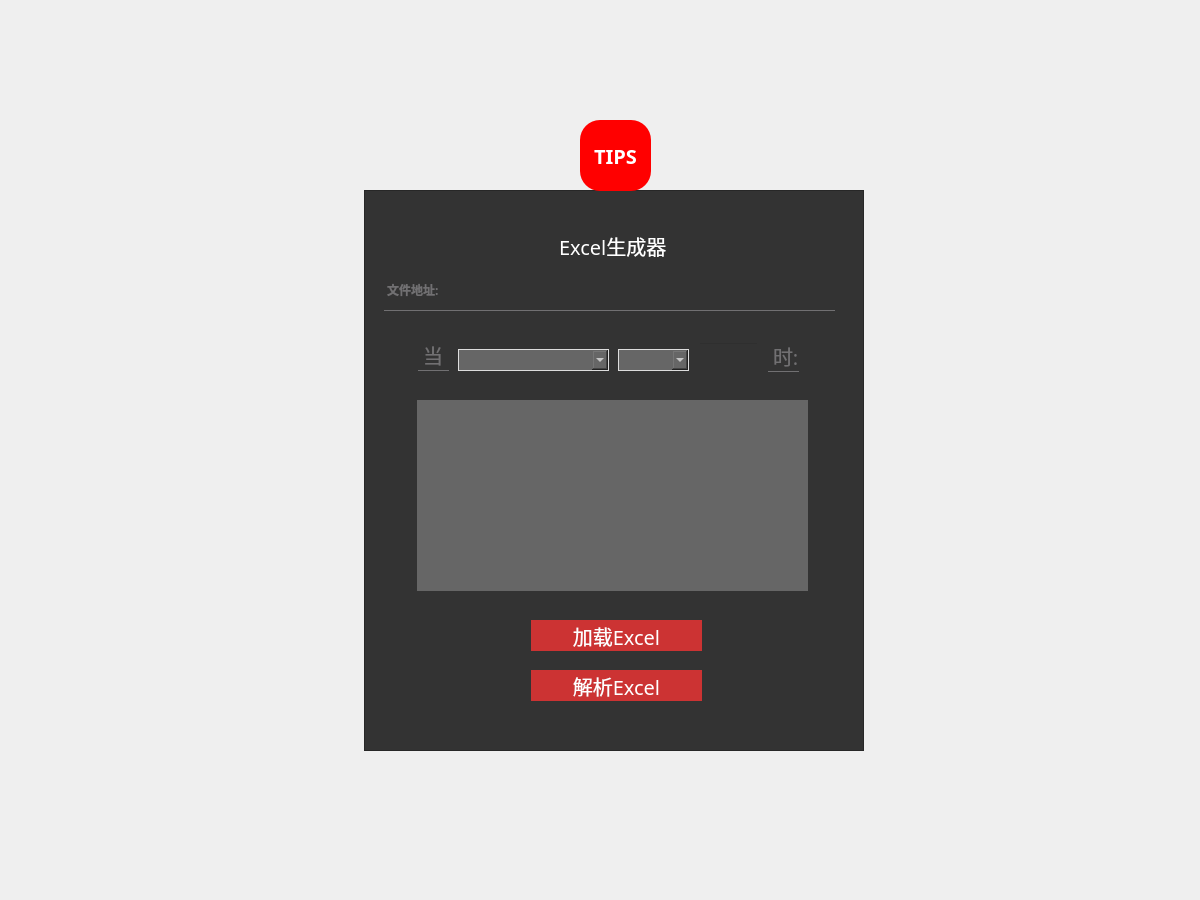
<?xml version="1.0" encoding="UTF-8"?>
<ui version="4.0">
 <class>MainWindow</class>
 <widget class="QMainWindow" name="MainWindow">
  <property name="geometry">
   <rect>
    <x>0</x>
    <y>0</y>
    <width>1200</width>
    <height>900</height>
   </rect>
  </property>
  <property name="font">
   <font>
    <family>century gothic</family>
    <pointsize>-1</pointsize>
    <weight>50</weight>
    <bold>false</bold>
   </font>
  </property>
  <property name="windowTitle">
   <string>MainWindow</string>
  </property>
  <property name="styleSheet">
   <string notr="true">*{
                font-size:20px;
                font-family:century gothic;
                }
                QFrame{
                background:#333;
                }
                #centralwidget{
                border-image: url(sources/pic/snowhouse.jpg) no-repeat;
                }
                QPushButton{
                background:#CC3333;
                border-radius:20px;
                color:white;
                }

                QToolButton{
                background:red;
                border-radius:20px;
                color:white;
                }

                QPushButton:hover{
                background:#ff6666;
                }
                #title{
                color:white;
                border-bottom:none;
                }
                QCheckBox{
                background:transparent;
                color:white;
                }
                QLineEdit{
                background:transparent;
                }
                QLabel{
                border:none;
                color:#717072;
                border-bottom:1px solid #717072;
                }
                #titleButton:hover{
                background:#ff6666
                }
QComboBox{
color:red;
background-color: #666;
	border:1px solid rgb(221,221,221);
	font: 10pt &quot;微软雅黑&quot;;
	padding-left:10px;
}
QComboBox::drop-list{
background-color: #333;
}
     
  </string>
  </property>
  <widget class="QWidget" name="centralwidget">
   <widget class="QFrame" name="frame">
    <property name="geometry">
     <rect>
      <x>364</x>
      <y>190</y>
      <width>500</width>
      <height>561</height>
     </rect>
    </property>
    <property name="styleSheet">
     <string notr="true"/>
    </property>
    <property name="frameShape">
     <enum>QFrame::StyledPanel</enum>
    </property>
    <property name="frameShadow">
     <enum>QFrame::Raised</enum>
    </property>
    <widget class="QPushButton" name="anlzButton">
     <property name="geometry">
      <rect>
       <x>167</x>
       <y>480</y>
       <width>171</width>
       <height>31</height>
      </rect>
     </property>
     <property name="text">
      <string>解析Excel</string>
     </property>
    </widget>
    <widget class="QLabel" name="title">
     <property name="geometry">
      <rect>
       <x>195</x>
       <y>30</y>
       <width>131</width>
       <height>51</height>
      </rect>
     </property>
     <property name="text">
      <string>Excel生成器</string>
     </property>
    </widget>
    <widget class="QPushButton" name="loadButton">
     <property name="geometry">
      <rect>
       <x>167</x>
       <y>430</y>
       <width>171</width>
       <height>31</height>
      </rect>
     </property>
     <property name="styleSheet">
      <string notr="true"/>
     </property>
     <property name="text">
      <string>加载Excel</string>
     </property>
    </widget>
    <widget class="QLabel" name="pathLabel">
     <property name="geometry">
      <rect>
       <x>20</x>
       <y>80</y>
       <width>451</width>
       <height>41</height>
      </rect>
     </property>
     <property name="font">
      <font>
       <family>century gothic</family>
       <pointsize>-1</pointsize>
       <weight>75</weight>
       <bold>true</bold>
      </font>
     </property>
     <property name="styleSheet">
      <string notr="true">font-size:12px</string>
     </property>
     <property name="text">
      <string>文件地址:</string>
     </property>
    </widget>
    <widget class="QComboBox" name="conditionBox">
     <property name="geometry">
      <rect>
       <x>94</x>
       <y>159</y>
       <width>151</width>
       <height>22</height>
      </rect>
     </property>
     <property name="autoFillBackground">
      <bool>false</bool>
     </property>
     <property name="styleSheet">
      <string notr="true">color: rgb(255, 255, 255);</string>
     </property>
    </widget>
    <widget class="QLabel" name="label">
     <property name="geometry">
      <rect>
       <x>54</x>
       <y>150</y>
       <width>31</width>
       <height>31</height>
      </rect>
     </property>
     <property name="text">
      <string>当</string>
     </property>
    </widget>
    <widget class="QComboBox" name="operatorBox">
     <property name="geometry">
      <rect>
       <x>254</x>
       <y>159</y>
       <width>71</width>
       <height>22</height>
      </rect>
     </property>
     <property name="font">
      <font>
       <family>微软雅黑</family>
       <pointsize>10</pointsize>
       <weight>50</weight>
       <italic>false</italic>
       <bold>false</bold>
      </font>
     </property>
     <property name="cursor">
      <cursorShape>ArrowCursor</cursorShape>
     </property>
     <property name="styleSheet">
      <string notr="true">color: rgb(255, 255, 255);</string>
     </property>
     <property name="currentText">
      <string/>
     </property>
     <property name="currentIndex">
      <number>-1</number>
     </property>
    </widget>
    <widget class="QLineEdit" name="valueEdit">
     <property name="geometry">
      <rect>
       <x>334</x>
       <y>152</y>
       <width>61</width>
       <height>31</height>
      </rect>
     </property>
     <property name="styleSheet">
      <string notr="true">color:red;
border-color:red</string>
     </property>
    </widget>
    <widget class="QLabel" name="label_2">
     <property name="geometry">
      <rect>
       <x>404</x>
       <y>151</y>
       <width>31</width>
       <height>31</height>
      </rect>
     </property>
     <property name="text">
      <string>时:</string>
     </property>
    </widget>
    <widget class="QPlainTextEdit" name="plainTextEdit">
     <property name="geometry">
      <rect>
       <x>53</x>
       <y>210</y>
       <width>391</width>
       <height>191</height>
      </rect>
     </property>
     <property name="styleSheet">
      <string notr="true">background-color:#666;
color:#FFF;
border:2px;
border-color:red</string>
     </property>
    </widget>
   </widget>
   <widget class="QToolButton" name="titleButton">
    <property name="geometry">
     <rect>
      <x>580</x>
      <y>120</y>
      <width>71</width>
      <height>71</height>
     </rect>
    </property>
    <property name="font">
     <font>
      <family>century gothic</family>
      <pointsize>-1</pointsize>
      <weight>75</weight>
      <bold>true</bold>
     </font>
    </property>
    <property name="text">
     <string>TIPS</string>
    </property>
    <property name="iconSize">
     <size>
      <width>300</width>
      <height>300</height>
     </size>
    </property>
   </widget>
  </widget>
  <widget class="QMenuBar" name="menubar">
   <property name="geometry">
    <rect>
     <x>0</x>
     <y>0</y>
     <width>1200</width>
     <height>26</height>
    </rect>
   </property>
  </widget>
 </widget>
 <resources>
  <include location="QySide2/side.qrc"/>
 </resources>
 <connections/>
</ui>
